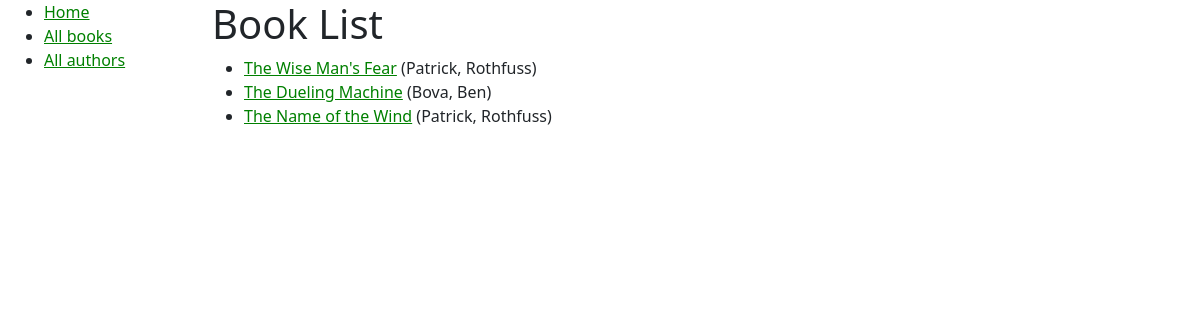
/catalog/books/, run on the app's committed database.
### catalog/models.py (models this page shows, shortened)
class Book(models.Model):
    title = models.CharField(max_length=200)
    author = models.ForeignKey('Author', on_delete=models.SET_NULL, null=True)
    summary = models.TextField(max_length=1000, help_text="Enter a brief description of the book")
    isbn = models.CharField('ISBN', max_length=13, help_text='13 Character ISBN number')
    genre = models.ManyToManyField(Genre, help_text="Select a genre for this book")
    def get_absolute_url(self):
        return reverse('book-detail', args=[str(self.id)])
    def display_genre(self):
        return ', '.join([genre.name for genre in self.genre.all()[:3]])
    display_genre.short_description = 'Genre'

class Author(models.Model):
    first_name = models.CharField(max_length=100)
    last_name = models.CharField(max_length=100)
    date_of_birth = models.DateField(null=True, blank=True)
    date_of_death = models.DateField('Died', null=True, blank=True)
    def __str__(self):
        return f'{self.last_name}, {self.first_name}'

### catalog/views.py (the view)
# urls.py: path('books/', views.BookListView.as_view(), name='books'),
class BookListView(generic.ListView):
    model = Book
    paginate_by = 10

### catalog/templates/catalog/book_list.html
{% extends "base_generic.html" %}
{% block content %}
  <h1>Book List</h1>
  {% if book_list %}
    <ul>
      {% for book in book_list %}
        <li>
          <a href="{{ book.get_absolute_url }}">{{ book.title }}</a> ({{book.author}})
        </li>
      {% endfor %}
    </ul>
  {% else %}
    <p>There are no books in the library.</p>
  {% endif %}
{% endblock %}

### static/css/styles.css (style rules this page uses)
li a { color: green; }

### data on the page
Book: title "The Wise Man's Fear", author "Patrick, Rothfuss"
Book: title "The Dueling Machine", author "Bova, Ben"
Book: title "The Name of the Wind", author "Patrick, Rothfuss"
